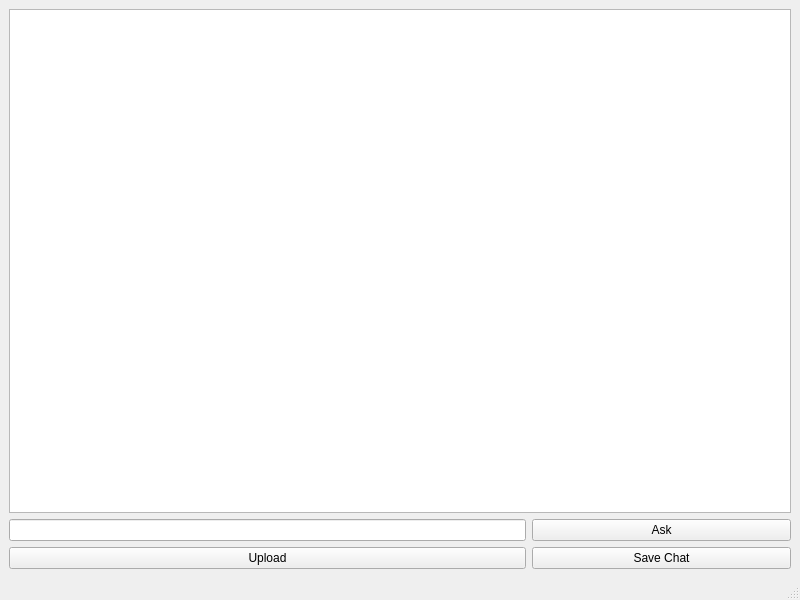
<?xml version="1.0" encoding="UTF-8"?>
<ui version="4.0">
 <class>MainWindow</class>
 <widget class="QMainWindow" name="MainWindow">
  <property name="geometry">
   <rect>
    <x>0</x>
    <y>0</y>
    <width>800</width>
    <height>600</height>
   </rect>
  </property>
  <property name="windowTitle">
   <string>MainWindow</string>
  </property>
  <widget class="QWidget" name="centralwidget">
   <layout class="QGridLayout" name="gridLayout">
    <item row="1" column="2">
     <widget class="QPushButton" name="askbutton">
      <property name="text">
       <string>Ask</string>
      </property>
     </widget>
    </item>
    <item row="1" column="0" colspan="2">
     <widget class="QLineEdit" name="queryinput">
      <property name="text">
       <string/>
      </property>
     </widget>
    </item>
    <item row="0" column="0" colspan="3">
     <widget class="QTextEdit" name="chatdisplay"/>
    </item>
    <item row="2" column="2">
     <widget class="QPushButton" name="btnExport">
      <property name="text">
       <string>Save Chat</string>
      </property>
     </widget>
    </item>
    <item row="2" column="0" colspan="2">
     <widget class="QPushButton" name="uploadbutton">
      <property name="text">
       <string>Upload</string>
      </property>
     </widget>
    </item>
   </layout>
  </widget>
  <widget class="QMenuBar" name="menubar">
   <property name="geometry">
    <rect>
     <x>0</x>
     <y>0</y>
     <width>800</width>
     <height>18</height>
    </rect>
   </property>
  </widget>
  <widget class="QStatusBar" name="statusbar"/>
 </widget>
 <resources/>
 <connections/>
</ui>
